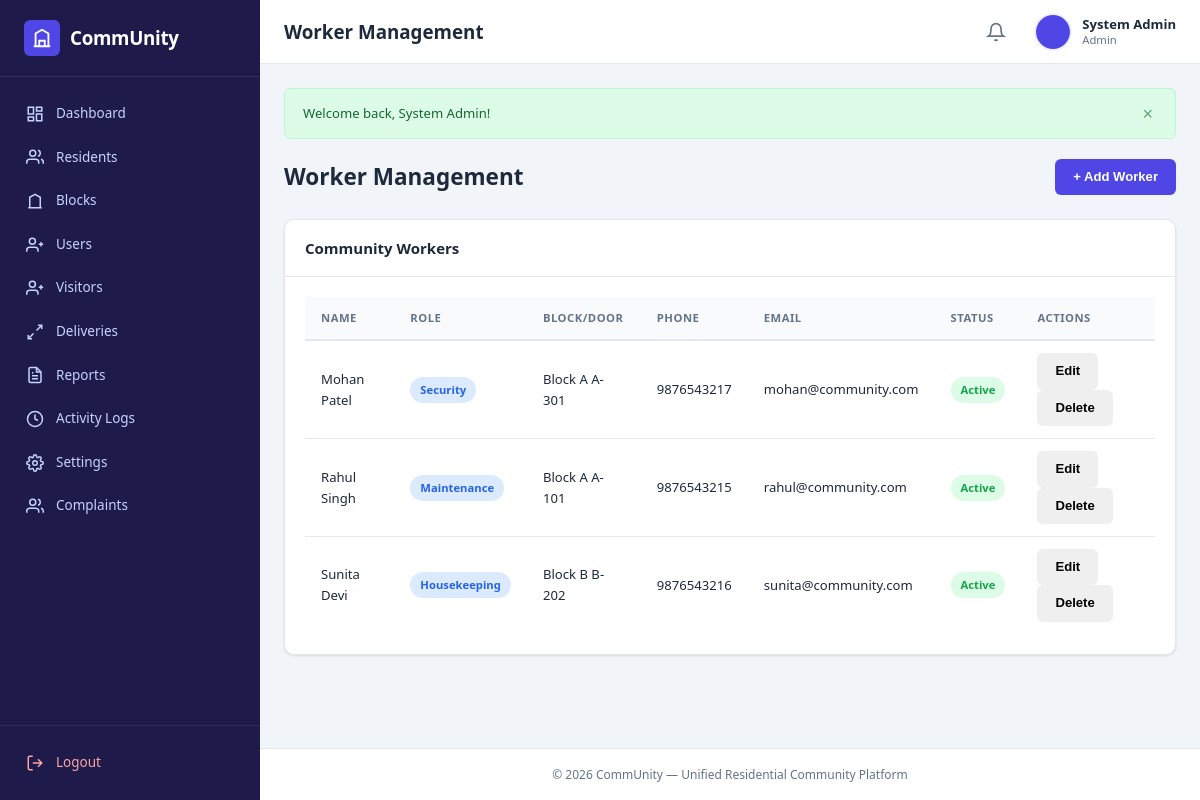
The page /admin/workers_management.php (signed in) on the database its author committed.
### tables this page shows
CREATE TABLE `workers` (
  `id` int(11) NOT NULL AUTO_INCREMENT,
  `name` varchar(100) NOT NULL,
  `role` varchar(50) NOT NULL,
  `block` varchar(20) DEFAULT NULL,
  `door_number` varchar(20) DEFAULT NULL,
  `phone` varchar(20) DEFAULT NULL,
  `email` varchar(100) DEFAULT NULL,
  `emergency_contact` varchar(20) DEFAULT NULL,
  `status` enum('Active','Inactive','On Leave') NOT NULL DEFAULT 'Active',
  `hire_date` date DEFAULT NULL,
  `created_at` timestamp NOT NULL DEFAULT CURRENT_TIMESTAMP,
  PRIMARY KEY (`id`),
  UNIQUE KEY `email` (`email`)
);

### config/database.php (called while the page is built, shortened)
<?php
function db(): PDO {
    static $pdo = null;
    if ($pdo === null) {
        $dsn = "mysql:host=" . DB_HOST . ";dbname=" . DB_NAME . ";charset=" . DB_CHARSET;
        $options = [
            PDO::ATTR_ERRMODE            => PDO::ERRMODE_EXCEPTION,
            PDO::ATTR_DEFAULT_FETCH_MODE => PDO::FETCH_ASSOC,
            PDO::ATTR_EMULATE_PREPARES   => false,
        ];
        try {
            $pdo = new PDO($dsn, DB_USER, DB_PASS, $options);
        } catch (PDOException $e) {
            die("Database connection failed. Please check config/database.php and ensure MySQL is running in XAMPP.");
        }
    }
    return $pdo;
}

### includes/functions.php (called while the page is built, shortened)
<?php
require_once __DIR__ . '/../config/database.php';
function e(?string $str): string {
    return htmlspecialchars($str ?? '', ENT_QUOTES, 'UTF-8');
}

### admin/workers_management.php (the view, shortened to what this page needs)
<?php
require_once __DIR__ . '/../includes/functions.php';
try {
    $stmt = db()->query("SELECT * FROM workers ORDER BY name");
    $workers = $stmt->fetchAll();
} catch (PDOException $e) {
    $workers = [];
}
require __DIR__ . '/../includes/top.php';
?>
<div class="d-flex justify-between align-center mb-3">
    <h2>Worker Management</h2>
    <button class="btn btn-primary" data-toggle="modal" data-target="#addWorkerModal">
        + Add Worker
    </button>
</div>
<div class="card">
    <div class="card-header">
        <h3>Community Workers</h3>
    </div>
    <div class="card-body">
        <?php if (empty($workers)): ?>
            <div class="empty-state">
                <p>No workers found. Add the first worker above.</p>
            </div>
        <?php else: ?>
            <div class="table-responsive">
                <table class="data-table">
                    <thead>
                        <tr>
                            <th>Name</th>
                            <th>Role</th>
                            <th>Block/Door</th>
                            <th>Phone</th>
                            <th>Email</th>
                            <th>Status</th>
                            <th>Actions</th>
                        </tr>
                    </thead>
                    <tbody>
                        <?php foreach ($workers as $w): ?>
                            <tr>
                                <td><?= e($w['name']) ?></td>
                                <td><span class="badge badge-info"><?= e($w['role']) ?></span></td>
                                <td><?= e($w['block'] . ' ' . $w['door_number']) ?></td>
                                <td><?= e($w['phone']) ?></td>
                                <td><?= e($w['email']) ?></td>
                                <td><span class="badge badge-<?= $w['status'] === 'Active' ? 'success' : ($w['status'] === 'Inactive' ? 'danger' : 'primary') ?>"><?= e($w['status']) ?></span></td>
                                <td>
                                    <div class="btn-group btn-group-sm">
                                        <button class="btn btn-outline-primary" onclick="editWorker(<?= $w['id'] ?>)">Edit</button>
                                        <button class="btn btn-outline-danger" onclick="deleteWorker(<?= $w['id'] ?>)">Delete</button>
                                    </div>
                                </td>
                            </tr>
                        <?php endforeach; ?>
                    </tbody>
                </table>
            </div>
        <?php endif; ?>
    </div>
</div>
<?php require __DIR__ . '/../includes/bottom.php'; ?>

### assets/css/style.css (style rules this page uses)
:root { --primary: #4f46e5; --primary-dark: #4338ca; --primary-light: #6366f1; --primary-bg: #eef2ff; --secondary: #64748b; --success: #16a34a; --success-bg: #dcfce7; --danger: #dc2626; --danger-bg: #fee2e2; --warning: #d97706; --warning-bg: #fef3c7; --info: #2563eb; --info-bg: #dbeafe; --sidebar-bg: #1e1b4b; --sidebar-hover: #312e81; --sidebar-active: #4f46e5; --text-dark: #1e293b; --text-muted: #64748b; --bg-body: #f1f5f9; --bg-card: #ffffff; --border: #e2e8f0; --shadow: 0 1px 3px rgba(0,0,0,0.08), 0 1px 2px rgba(0,0,0,0.04); --shadow-lg: 0 4px 12px rgba(0,0,0,0.1); --radius: 10px; --radius-sm: 6px; --sidebar-width: 260px; --header-height: 64px; --font: 'Segoe UI', -apple-system, BlinkMacSystemFont, Roboto, 'Helvetica Neue', sans-serif; }
*, *::before, *::after { box-sizing: border-box; margin: 0; padding: 0; }
html { font-size: 15px; scroll-behavior: smooth; }
body { font-family: var(--font); background: var(--bg-body); color: var(--text-dark); line-height: 1.6; -webkit-font-smoothing: antialiased; }
.dashboard-body { display: flex; min-height: 100vh; }
.card { background: var(--bg-card); border-radius: var(--radius); box-shadow: var(--shadow); border: 1px solid var(--border); overflow: hidden; }
.card-header { padding: 16px 20px; border-bottom: 1px solid var(--border); display: flex; align-items: center; justify-content: space-between; gap: 12px; }
.card-header h3 { font-size: 1rem; font-weight: 600; color: var(--text-dark); }
.card-body { padding: 20px; }
.data-table { width: 100%; border-collapse: collapse; font-size: 0.875rem; }
.data-table thead th { background: #f8fafc; padding: 12px 16px; text-align: left; font-weight: 600; color: var(--text-muted); font-size: 0.75rem; text-transform: uppercase; letter-spacing: 0.5px; border-bottom: 2px solid var(--border); white-space: nowrap; }
.data-table tbody td { padding: 12px 16px; border-bottom: 1px solid var(--border); vertical-align: middle; }
.data-table tbody tr:last-child td { border-bottom: none; }
.badge { display: inline-flex; align-items: center; padding: 4px 10px; border-radius: 20px; font-size: 0.75rem; font-weight: 600; white-space: nowrap; }
.badge-success { background: var(--success-bg); color: var(--success); }
.badge-info { background: var(--info-bg); color: var(--info); }
.btn { display: inline-flex; align-items: center; justify-content: center; gap: 6px; padding: 9px 18px; border-radius: var(--radius-sm); font-size: 0.875rem; font-weight: 600; border: none; cursor: pointer; transition: all 0.2s ease; text-decoration: none; line-height: 1.4; }
.btn-primary { background: var(--primary); color: #fff; }
.mb-3 { margin-bottom: 24px; }
.d-flex { display: flex; }
.align-center { align-items: center; }
.justify-between { justify-content: space-between; }

### rows shown on the page
workers: name "Mohan Patel", role "Security", block+door_number "Block A A-301", phone "9876543217", email "mohan@community.com", status "Active"
workers: name "Rahul Singh", role "Maintenance", block+door_number "Block A A-101", phone "9876543215", email "rahul@community.com", status "Active"
workers: name "Sunita Devi", role "Housekeeping", block+door_number "Block B B-202", phone "9876543216", email "sunita@community.com", status "Active"

### other values the page prints
APP_NAME "CommUnity"
$pageTitle "Worker Management"
$_SESSION['name'] "System Admin"
$role "Admin"
$flash['message'] "Welcome back, System Admin!"
APP_TAGLINE "Unified Residential Community Platform"
